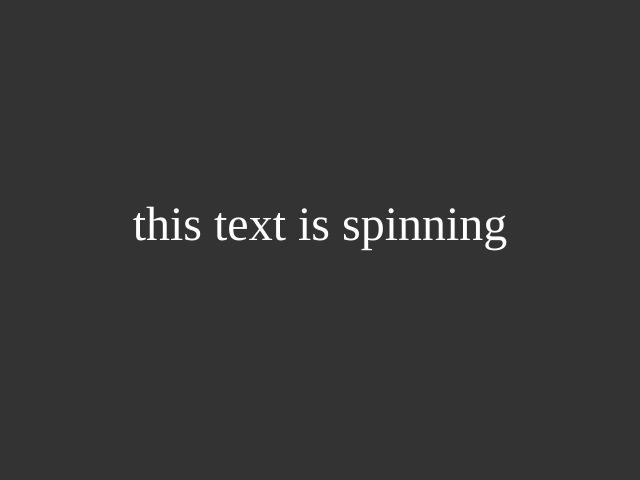
Frame 1 (no input)
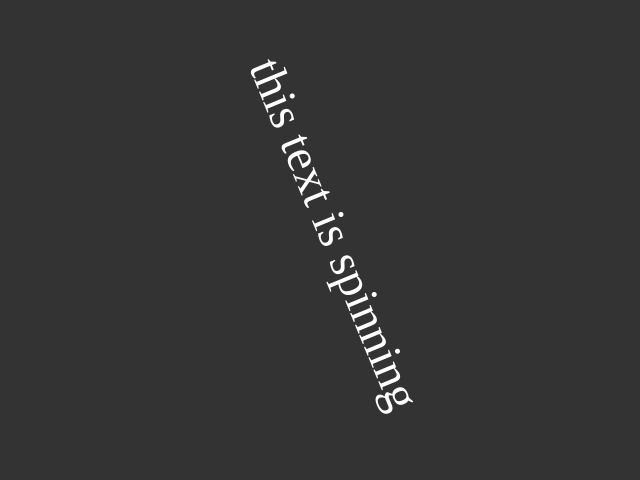
Frame 60 (no input)
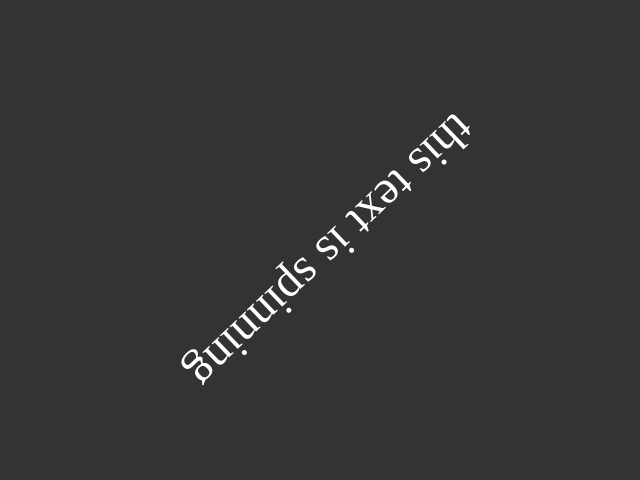
Frame 120 (the mouse pressed at the canvas centre since frame 60)

The p5.js sketch that drew these frames (run headless with seeded random() and noise() and a simulated clock; from frame 60 on, the mouse is pressed at the canvas centre):

// p5.js sketch
// ── sketch.js
// Chris McKinlay
// Programming from A to Z, Fall 2014
// https://github.com/mckinlay/Programming-from-A-to-Z-F14

// Ported from Learning Processing
// https://github.com/mckinlay/LearningProcessing

// Example 17-5: Rotating text 

var message = "this text is spinning";
var theta = 0;

function setup() {
  createCanvas(640, 480);
} 

function draw() {
  background(51);

  translate(width/2, height/2); // Translate to the center
  rotate(theta);                // Rotate by theta
  textAlign(CENTER);

  // The text is center aligned and displayed at (0,0) after translating and rotating. 
  // See Chapter 14 or a review of translation and rotation.
  textFont('Georgia');
  textSize(48);
  fill(255);
  noStroke();
  text(message, 0, 0); 

  // Increase rotation
  theta += 0.02;
}
